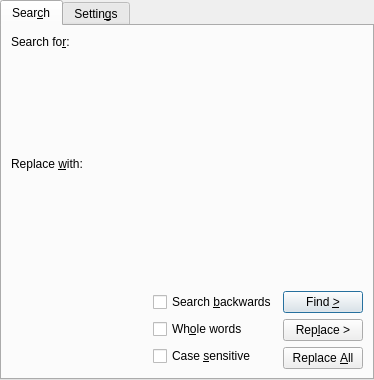
<?xml version="1.0" encoding="UTF-8"?>
<ui version="4.0">
 <class>FindAndReplaceUi</class>
 <widget class="QTabWidget" name="FindAndReplaceUi">
  <property name="geometry">
   <rect>
    <x>0</x>
    <y>0</y>
    <width>374</width>
    <height>380</height>
   </rect>
  </property>
  <property name="windowTitle">
   <string>TabWidget</string>
  </property>
  <property name="currentIndex">
   <number>0</number>
  </property>
  <widget class="QWidget" name="basicTab">
   <attribute name="title">
    <string>Sear&amp;ch</string>
   </attribute>
   <layout class="QVBoxLayout" name="dynamicLayoutBasic_" stretch="1,1,0">
    <item>
     <layout class="QVBoxLayout" name="findLayout">
      <item>
       <widget class="QLabel" name="findLabel">
        <property name="text">
         <string>Search fo&amp;r:</string>
        </property>
        <property name="buddy">
         <cstring>find_work_area_</cstring>
        </property>
       </widget>
      </item>
      <item>
       <widget class="lyx::frontend::EmbeddedWorkArea" name="find_work_area_" native="true">
        <property name="sizePolicy">
         <sizepolicy hsizetype="MinimumExpanding" vsizetype="MinimumExpanding">
          <horstretch>0</horstretch>
          <verstretch>0</verstretch>
         </sizepolicy>
        </property>
       </widget>
      </item>
     </layout>
    </item>
    <item>
     <layout class="QVBoxLayout" name="replaceLayout">
      <item>
       <widget class="QLabel" name="replaceLabel">
        <property name="text">
         <string>Replace &amp;with:</string>
        </property>
        <property name="buddy">
         <cstring>replace_work_area_</cstring>
        </property>
       </widget>
      </item>
      <item>
       <widget class="lyx::frontend::EmbeddedWorkArea" name="replace_work_area_" native="true">
        <property name="sizePolicy">
         <sizepolicy hsizetype="MinimumExpanding" vsizetype="MinimumExpanding">
          <horstretch>0</horstretch>
          <verstretch>0</verstretch>
         </sizepolicy>
        </property>
       </widget>
      </item>
     </layout>
    </item>
    <item>
     <layout class="QVBoxLayout" name="verticalLayout_4">
      <item>
       <spacer name="verticalSpacer_4">
        <property name="orientation">
         <enum>Qt::Vertical</enum>
        </property>
        <property name="sizeHint" stdset="0">
         <size>
          <width>13</width>
          <height>13</height>
         </size>
        </property>
       </spacer>
      </item>
      <item>
       <layout class="QHBoxLayout" name="horizontalLayout" stretch="1,0,0">
        <item>
         <spacer name="horizontalSpacer">
          <property name="orientation">
           <enum>Qt::Horizontal</enum>
          </property>
          <property name="sizeHint" stdset="0">
           <size>
            <width>13</width>
            <height>13</height>
           </size>
          </property>
         </spacer>
        </item>
        <item>
         <layout class="QVBoxLayout" name="cbVerticalLayout">
          <item>
           <widget class="QCheckBox" name="searchbackCB">
            <property name="toolTip">
             <string>Shift+Enter search backwards directly</string>
            </property>
            <property name="text">
             <string>Search &amp;backwards</string>
            </property>
           </widget>
          </item>
          <item>
           <widget class="QCheckBox" name="wordsCB">
            <property name="enabled">
             <bool>true</bool>
            </property>
            <property name="toolTip">
             <string>Restrict search to whole words only</string>
            </property>
            <property name="text">
             <string>Wh&amp;ole words</string>
            </property>
           </widget>
          </item>
          <item>
           <widget class="QCheckBox" name="caseCB">
            <property name="toolTip">
             <string>Perform a case-sensitive search</string>
            </property>
            <property name="text">
             <string>Case &amp;sensitive</string>
            </property>
           </widget>
          </item>
         </layout>
        </item>
        <item>
         <layout class="QVBoxLayout" name="pbVerticalLayout">
          <item>
           <widget class="QPushButton" name="findNextPB">
            <property name="enabled">
             <bool>true</bool>
            </property>
            <property name="toolTip">
             <string>Find next occurrence (Enter, backwards: Shift+Enter)</string>
            </property>
            <property name="text">
             <string>Find &amp;&gt;</string>
            </property>
            <property name="default">
             <bool>true</bool>
            </property>
           </widget>
          </item>
          <item>
           <widget class="QPushButton" name="replacePB">
            <property name="enabled">
             <bool>true</bool>
            </property>
            <property name="toolTip">
             <string>Replace and find next occurrence (Enter, backwards: Shift+Enter)</string>
            </property>
            <property name="text">
             <string>Rep&amp;lace &gt;</string>
            </property>
           </widget>
          </item>
          <item>
           <widget class="QPushButton" name="replaceallPB">
            <property name="enabled">
             <bool>true</bool>
            </property>
            <property name="toolTip">
             <string>Replace all occurrences at once</string>
            </property>
            <property name="text">
             <string>Replace &amp;All</string>
            </property>
           </widget>
          </item>
         </layout>
        </item>
       </layout>
      </item>
     </layout>
    </item>
   </layout>
  </widget>
  <widget class="QWidget" name="advancedTab">
   <attribute name="title">
    <string>Settin&amp;gs</string>
   </attribute>
   <layout class="QVBoxLayout" name="dynamicLayoutAdvanced_" stretch="0,0,1">
    <item>
     <widget class="QGroupBox" name="groupBox_2">
      <property name="enabled">
       <bool>true</bool>
      </property>
      <property name="sizePolicy">
       <sizepolicy hsizetype="Minimum" vsizetype="Minimum">
        <horstretch>0</horstretch>
        <verstretch>0</verstretch>
       </sizepolicy>
      </property>
      <property name="toolTip">
       <string>The scope to which the search horizon is restricted</string>
      </property>
      <property name="autoFillBackground">
       <bool>false</bool>
      </property>
      <property name="title">
       <string>Scope</string>
      </property>
      <property name="flat">
       <bool>true</bool>
      </property>
      <layout class="QVBoxLayout" name="verticalLayout">
       <item>
        <widget class="QRadioButton" name="CurrentDocument">
         <property name="enabled">
          <bool>true</bool>
         </property>
         <property name="text">
          <string>C&amp;urrent document</string>
         </property>
         <property name="checked">
          <bool>true</bool>
         </property>
        </widget>
       </item>
       <item>
        <widget class="QRadioButton" name="MasterDocument">
         <property name="enabled">
          <bool>true</bool>
         </property>
         <property name="sizePolicy">
          <sizepolicy hsizetype="Minimum" vsizetype="Minimum">
           <horstretch>0</horstretch>
           <verstretch>0</verstretch>
          </sizepolicy>
         </property>
         <property name="toolTip">
          <string>Current document and all related documents belonging to the same master document</string>
         </property>
         <property name="text">
          <string>&amp;Master document</string>
         </property>
        </widget>
       </item>
       <item>
        <widget class="QRadioButton" name="OpenDocuments">
         <property name="enabled">
          <bool>true</bool>
         </property>
         <property name="toolTip">
          <string>All open documents</string>
         </property>
         <property name="text">
          <string>&amp;Open documents</string>
         </property>
        </widget>
       </item>
       <item>
        <widget class="QRadioButton" name="AllManualsRB">
         <property name="enabled">
          <bool>true</bool>
         </property>
         <property name="text">
          <string>&amp;All manuals</string>
         </property>
        </widget>
       </item>
       <item>
        <spacer name="verticalSpacer">
         <property name="orientation">
          <enum>Qt::Vertical</enum>
         </property>
         <property name="sizeHint" stdset="0">
          <size>
           <width>0</width>
           <height>0</height>
          </size>
         </property>
        </spacer>
       </item>
      </layout>
     </widget>
    </item>
    <item>
     <layout class="QGridLayout" name="gridLayout_2">
      <property name="sizeConstraint">
       <enum>QLayout::SetMinimumSize</enum>
      </property>
      <item row="3" column="0">
       <widget class="QCheckBox" name="OnlyMaths">
        <property name="toolTip">
         <string>Restrict search to math environments only</string>
        </property>
        <property name="text">
         <string>Search on&amp;ly in maths</string>
        </property>
       </widget>
      </item>
      <item row="1" column="0">
       <widget class="QCheckBox" name="ignoreFormatCB">
        <property name="enabled">
         <bool>true</bool>
        </property>
        <property name="toolTip">
         <string>If unchecked, the search will be limited to occurrences of the selected text and paragraph style</string>
        </property>
        <property name="text">
         <string>I&amp;gnore format</string>
        </property>
        <property name="checked">
         <bool>true</bool>
        </property>
       </widget>
      </item>
      <item row="4" column="0">
       <widget class="QCheckBox" name="expandMacrosCB">
        <property name="enabled">
         <bool>false</bool>
        </property>
        <property name="text">
         <string>E&amp;xpand macros</string>
        </property>
       </widget>
      </item>
      <item row="2" column="0">
       <widget class="QCheckBox" name="keepCaseCB">
        <property name="toolTip">
         <string>Keep the case of the replacement's first letter as in each matching text first letter</string>
        </property>
        <property name="text">
         <string>&amp;Preserve first case on replace</string>
        </property>
       </widget>
      </item>
      <item row="5" column="0">
       <spacer name="verticalSpacer_3">
        <property name="orientation">
         <enum>Qt::Vertical</enum>
        </property>
        <property name="sizeHint" stdset="0">
         <size>
          <width>0</width>
          <height>0</height>
         </size>
        </property>
       </spacer>
      </item>
     </layout>
    </item>
    <item>
     <spacer name="verticalSpacer_2">
      <property name="orientation">
       <enum>Qt::Vertical</enum>
      </property>
      <property name="sizeHint" stdset="0">
       <size>
        <width>0</width>
        <height>0</height>
       </size>
      </property>
     </spacer>
    </item>
   </layout>
  </widget>
 </widget>
 <customwidgets>
  <customwidget>
   <class>lyx::frontend::EmbeddedWorkArea</class>
   <extends>QWidget</extends>
   <header>GuiWorkArea.h</header>
   <container>1</container>
  </customwidget>
 </customwidgets>
 <resources/>
 <connections/>
</ui>
